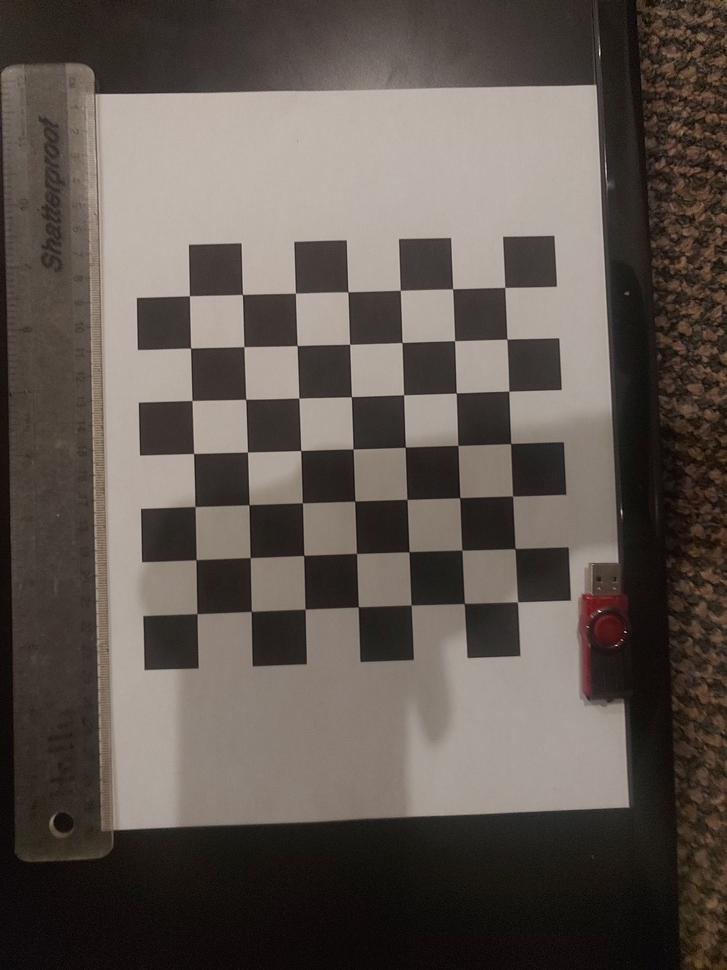
#> input picture images/0118232207.jpg, 727 x 970 px, shrunk from 2448 x 3264 before the run; its folder holds only this picture in this run
$ python camera_calibration.py
#> lines starting #> are read from the running program, lines starting #| are printed output that depends on the picture; after the words box and inside, x2 and y2 are one past the last pixel; in counts of white or black regions, pixels touching at a corner belong together; long printed decimals are rounded
import numpy as np
import cv2
import glob
#import yaml
#import pathlib

# termination criteria
criteria = (cv2.TERM_CRITERIA_EPS + cv2.TERM_CRITERIA_MAX_ITER, 30, 0.001)
# prepare object points, like (0,0,0), (1,0,0), (2,0,0) ....,(6,5,0)
objp = np.zeros((7*7,3), np.float32)
objp[:,:2] = np.mgrid[0:7,0:7].T.reshape(-1,2)
# Arrays to store object points and image points from all the images.
objpoints = [] # 3d point in real world space
imgpoints = [] # 2d points in image plane.

images = glob.glob(r'images/*.jpg')

# path = 'results'
# pathlib.Path(path).mkdir(parents=True, exist_ok=True)

found = 0
for fname in images:  # Here, 10 can be changed to whatever number you like to choose
    img = cv2.imread(fname) # Capture frame-by-frame
#> img is the input picture: shape (970, 727, 3); mean B, G, R 80.1, 86.7, 95.6
    #print(images[im_i])
    gray = cv2.cvtColor(img, cv2.COLOR_BGR2GRAY)
    # Find the chess board corners
    ret, corners = cv2.findChessboardCorners(gray, (7,7), None)
#> ret = True; corners = 49 rows, first 8: [504.8, 287.4], [506.8, 339.2], [508.8, 391.2], [510.6, 443.5], [512.5, 496], [514.8, 548.6], [517.5, 601.9], [452.5, 288.8]
    # If found, add object points, image points (after refining them)
    if ret == True:
        objpoints.append(objp)   # Certainly, every loop objp is the same, in 3D.
        corners2 = cv2.cornerSubPix(gray,corners,(11,11),(-1,-1),criteria)
#> corners2 = 49 rows, first 8: [504.7, 287.4], [506.8, 339.2], [508.8, 391.2], [510.7, 443.5], [512.6, 496], [515, 548.6], [517.6, 601.9], [452.6, 288.8]
        imgpoints.append(corners2)
        # Draw and display the corners
        img = cv2.drawChessboardCorners(img, (7,7), corners2, ret)
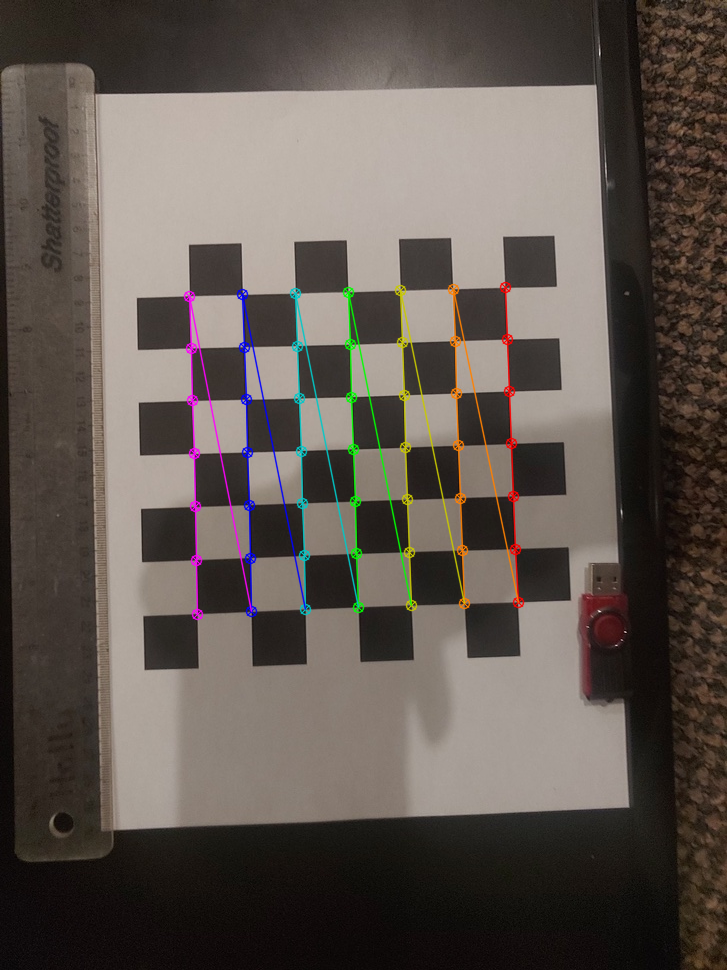
#> img: shape (970, 727, 3); 2.31% of pixels changed, all inside (x1, y1, x2, y2) = (183, 281, 525, 621)
        found += 1
        cv2.imshow('img', img)
        cv2.waitKey(500)
        # if you want to save images with detected corners
        # uncomment following 2 lines and lines 5, 18 and 19
        # image_name = path + '/calibresult' + str(found) + '.png'
        # cv2.imwrite(image_name, img)

print("Number of images used for calibration: ", found)

# When everything done, release the capture
# cap.release()
cv2.destroyAllWindows()

# calibration
ret, mtx, dist, rvecs, tvecs = cv2.calibrateCamera(objpoints, imgpoints, gray.shape[::-1], None, None)
#> ret = 0.116; mtx = [[259.6, 0, 363.5], [0, 259, 499.1], [0, 0, 1]]; dist = [[0.0583, -0.0658, 0.000796, 0.000202, 0.0255]]; rvecs = ([-0.0171, 0.00417, 1.54],); tvecs = ([2.7, -4.06, 5.05],)

# transform the matrix and distortion coefficients to writable lists
data = {'camera_matrix': np.asarray(mtx).tolist(),
        'dist_coeff': np.asarray(dist).tolist()}
#> data = {'camera_matrix': [[259.6, 0, 363.5], [0, 259, 499.1], [0, 0, 1]], 'dist_coeff': [[0.0583, -0.0658, 0.000796, 0.000202, 0.0255]]}

print(data)
#| {'camera_matrix': [[259.581, 0.0, 363.539], [0.0, 259.002, 499.100], [0.0, 0.0, 1.0]], 'dist_coeff': [[0.05831, -0.06581, 0.0007961, 0.0002024, 0.02551]]}

# and save it to a file
with open("calibration_matrix.yaml", "w") as f:
    #yaml.dump(data, f)
    pass

$ run again, on images/0118232207d.jpg
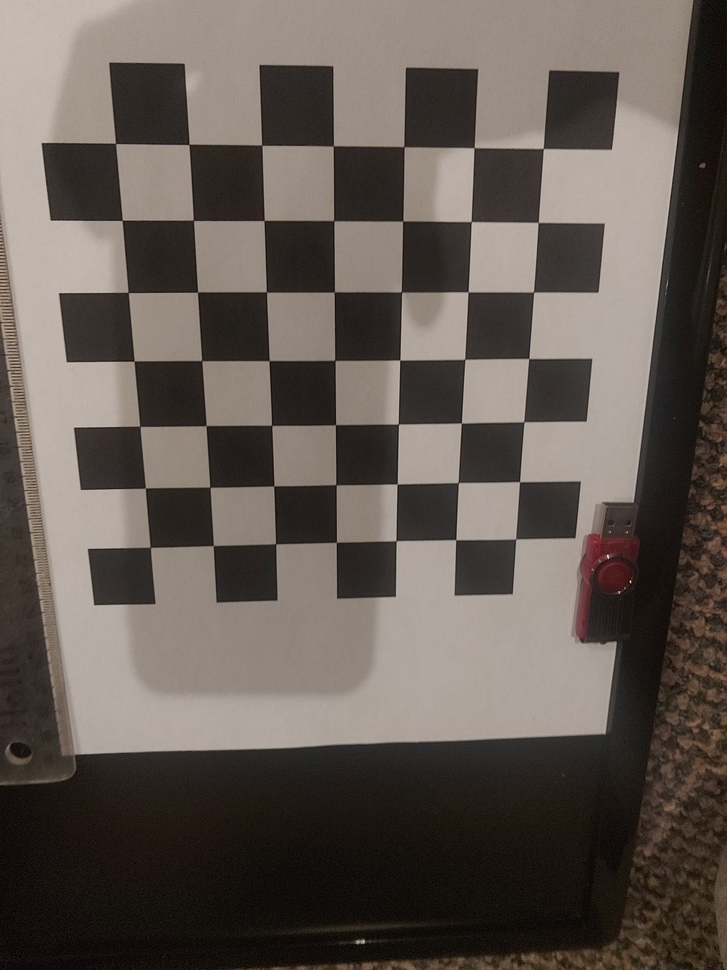
#> input picture images/0118232207d.jpg, 727 x 970 px, shrunk from 2448 x 3264 before the run
#> img is the input picture: shape (970, 727, 3); mean B, G, R 82.6, 89.1, 97.8
#> `ret, corners = cv2.findChessboardCorners(gray, (7,7), None)`: ret = True; corners = 49 rows, first 8: [115.6, 143.5], [189.1, 144.4], [261.7, 145.2], [333.3, 145.9], [404, 146.5], [474, 147.7], [543.2, 148.5], [122.1, 220.3]
#> corners2 = 49 rows, first 8: [115.5, 143.4], [189.1, 144.4], [261.7, 145.2], [333.3, 145.8], [404, 146.7], [473.9, 147.7], [543.3, 148.6], [122.2, 220.3]
#> `img = cv2.drawChessboardCorners(img, (7,7), corners2, ret)`:
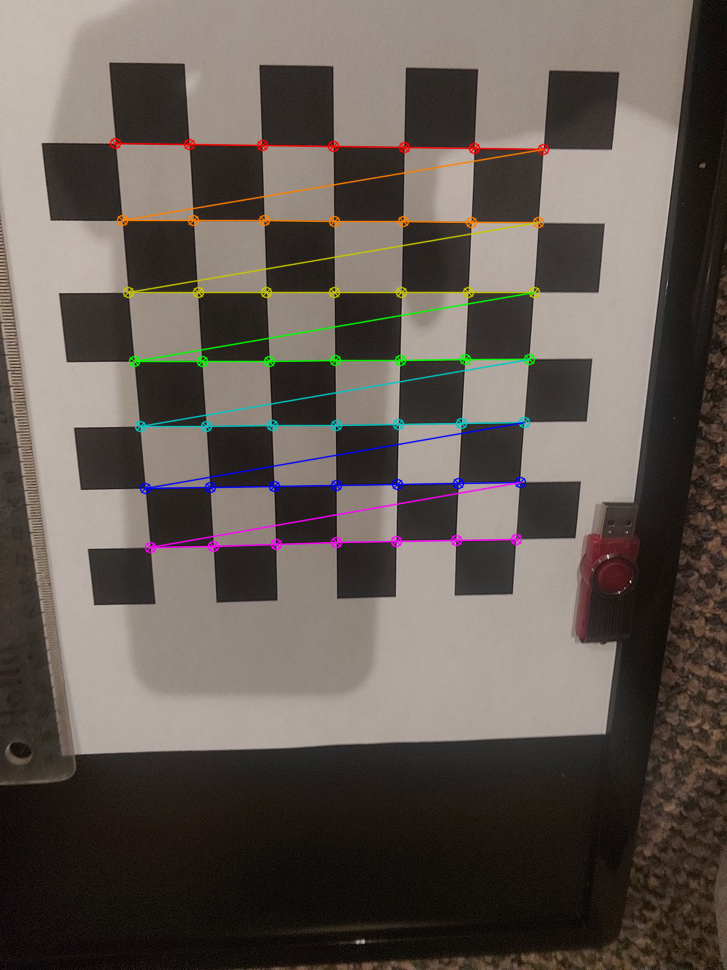
#> img: shape (970, 727, 3); 2.75% of pixels changed, all inside (x1, y1, x2, y2) = (109, 137, 550, 554)
#> `ret, mtx, dist, rvecs, tvecs = cv2.calibrateCamera(objpoints, imgpoint..`: ret = 0.216; mtx = [[733.6, 0, 354.8], [0, 730.1, 492.6], [0, 0, 1]]; dist = [[0.244, -1.37, 0.00287, -0.000634, 2.24]]; rvecs = ([0.306, -0.0641, -0.0084],); tvecs = ([-3.29, -4.84, 10.2],)
#> data = {'camera_matrix': [[733.6, 0, 354.8], [0, 730.1, 492.6], [0, 0, 1]], 'dist_coeff': [[0.244, -1.37, 0.00287, -0.000634, 2.24]]}
#| {'camera_matrix': [[733.573, 0.0, 354.755], [0.0, 730.066, 492.574], [0.0, 0.0, 1.0]], 'dist_coeff': [[0.2444, -1.366, 0.002872, -0.0006342, 2.245]]}

$ run again, on images/0118232207e.jpg
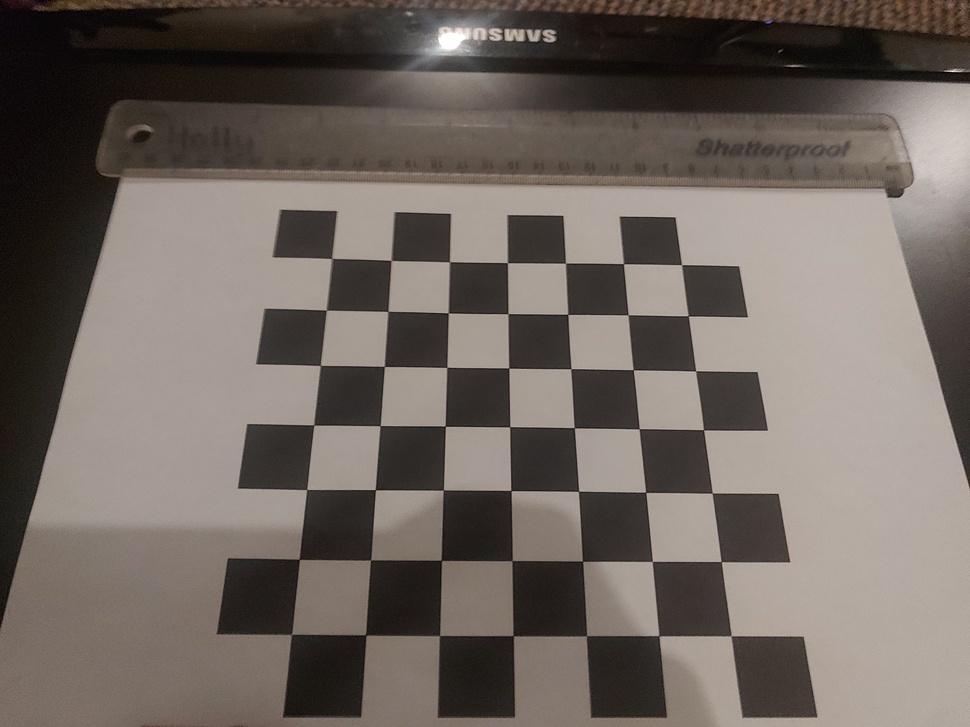
#> input picture images/0118232207e.jpg, 970 x 727 px, shrunk from 3264 x 2448 before the run
#> img is the input picture: shape (727, 970, 3); mean B, G, R 95.4, 101.7, 110.8
#> `ret, corners = cv2.findChessboardCorners(gray, (7,7), None)`: ret = True; corners = 49 rows, first 8: [331.8, 258.6], [390.8, 260.3], [449.4, 261.9], [507.4, 262.6], [565.4, 263.2], [623.5, 263.7], [681.5, 264.7], [326.3, 310.1]
#> corners2 = 49 rows, first 8: [331.7, 258.5], [391.2, 260.4], [449.5, 261.8], [507.4, 262.6], [565.5, 263.1], [623.5, 263.7], [681.5, 264.6], [326.3, 310.1]
#> `img = cv2.drawChessboardCorners(img, (7,7), corners2, ret)`:
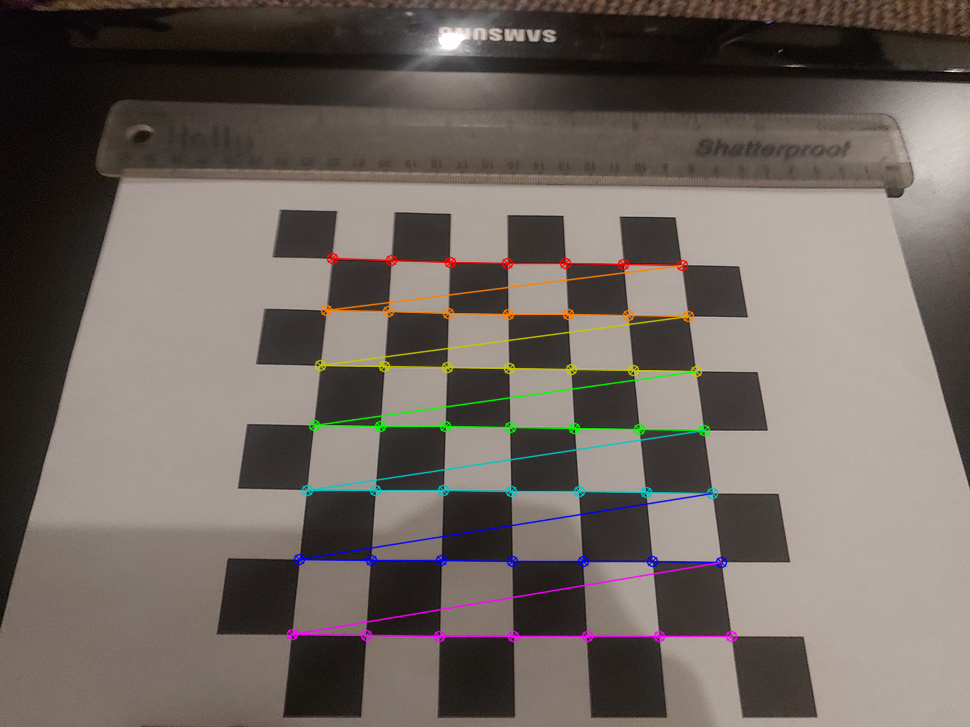
#> img: shape (727, 970, 3); 2.72% of pixels changed, all inside (x1, y1, x2, y2) = (286, 252, 738, 643)
#> `ret, mtx, dist, rvecs, tvecs = cv2.calibrateCamera(objpoints, imgpoint..`: ret = 0.193; mtx = [[647.2, 0, 482.2], [0, 638.1, 363.7], [0, 0, 1]]; dist = [[0.262, -1.45, -0.0017, 0.000668, 2.34]]; rvecs = ([-0.4, -0.0293, 0.00843],); tvecs = ([-2.56, -1.81, 11.16],)
#> data = {'camera_matrix': [[647.2, 0, 482.2], [0, 638.1, 363.7], [0, 0, 1]], 'dist_coeff': [[0.262, -1.45, -0.0017, 0.000668, 2.34]]}
#| {'camera_matrix': [[647.183, 0.0, 482.183], [0.0, 638.085, 363.671], [0.0, 0.0, 1.0]], 'dist_coeff': [[0.2618, -1.453, -0.001699, 0.0006677, 2.340]]}

$ run again, on images/0118232208.jpg
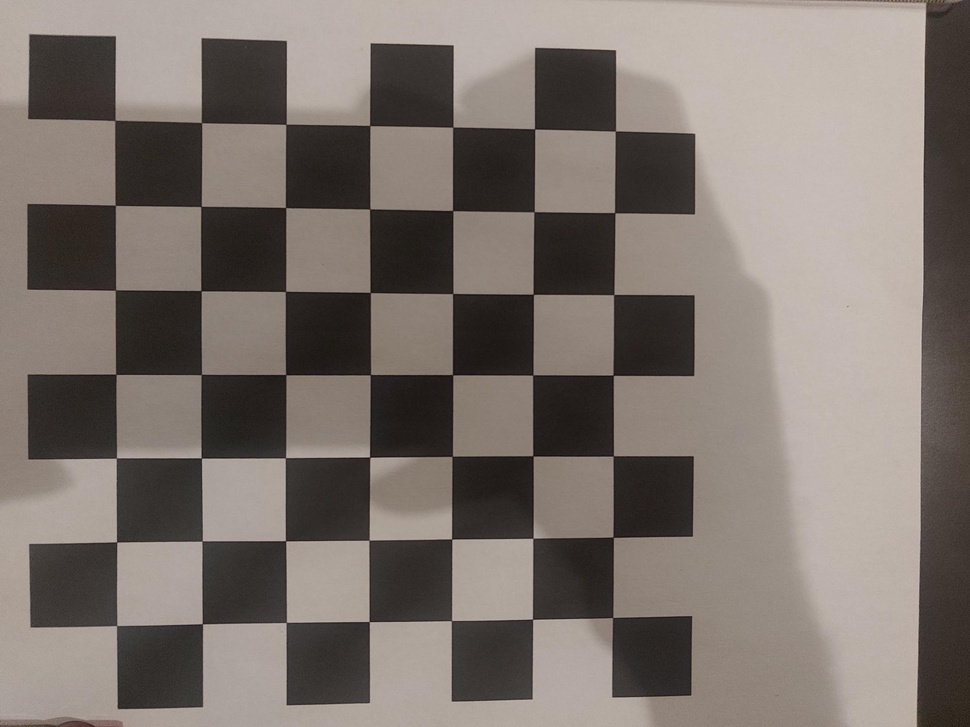
#> input picture images/0118232208.jpg, 970 x 727 px, shrunk from 3264 x 2448 before the run
#> img is the input picture: shape (727, 970, 3); mean B, G, R 109.4, 115.7, 124.9
#> `ret, corners = cv2.findChessboardCorners(gray, (7,7), None)`: ret = True; corners = 49 rows, first 8: [115.1, 120.4], [201.5, 122.6], [285.8, 124.2], [369.9, 125.7], [453.1, 127], [534.6, 129], [615.1, 131.2], [115, 205.1]
#> corners2 = 49 rows, first 8: [114.9, 120.4], [201.5, 122.6], [286, 124.3], [369.7, 125.5], [452.8, 127.1], [534.6, 128.9], [615.4, 131], [115.3, 205.3]
#> `img = cv2.drawChessboardCorners(img, (7,7), corners2, ret)`:
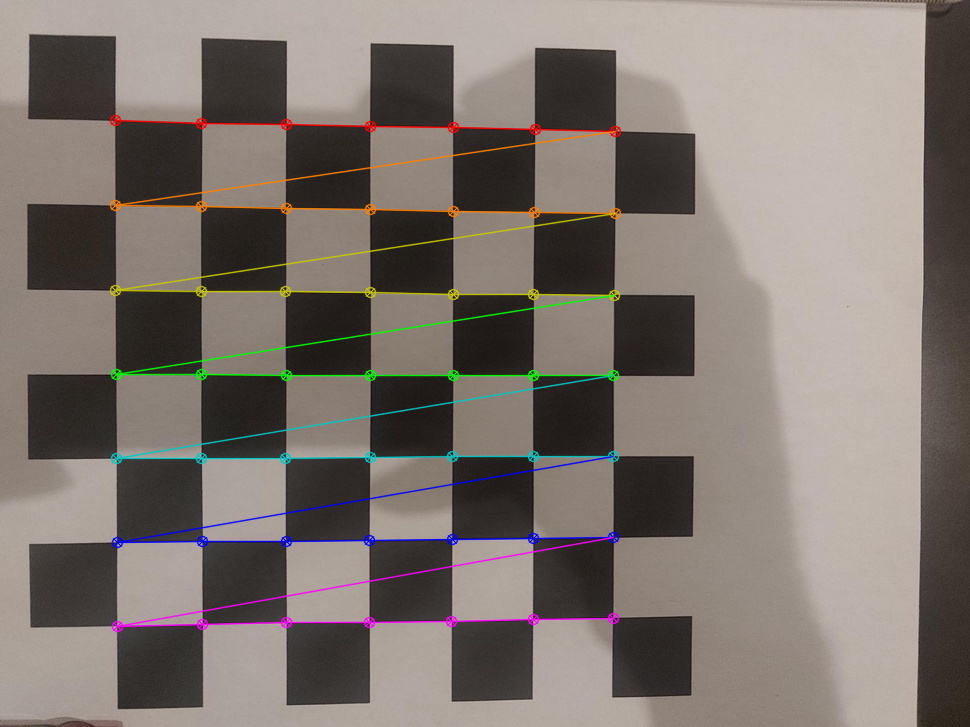
#> img: shape (727, 970, 3); 3.32% of pixels changed, all inside (x1, y1, x2, y2) = (109, 114, 622, 633)
#> `ret, mtx, dist, rvecs, tvecs = cv2.calibrateCamera(objpoints, imgpoint..`: ret = 0.336; mtx = [[253.6, 0, 487.5], [0, 254.7, 361.5], [0, 0, 1]]; dist = [[0.0193, -0.013, -0.000267, -0.000199, 0.00239]]; rvecs = ([0.00432, -0.02, 0.00323],); tvecs = ([-4.42, -2.85, 3.03],)
#> data = {'camera_matrix': [[253.6, 0, 487.5], [0, 254.7, 361.5], [0, 0, 1]], 'dist_coeff': [[0.0193, -0.013, -0.000267, -0.000199, 0.00239]]}
#| {'camera_matrix': [[253.603, 0.0, 487.531], [0.0, 254.729, 361.514], [0.0, 0.0, 1.0]], 'dist_coeff': [[0.01926, -0.01295, -0.0002671, -0.0001991, 0.002394]]}

$ run again, on images/0118232207a.jpg
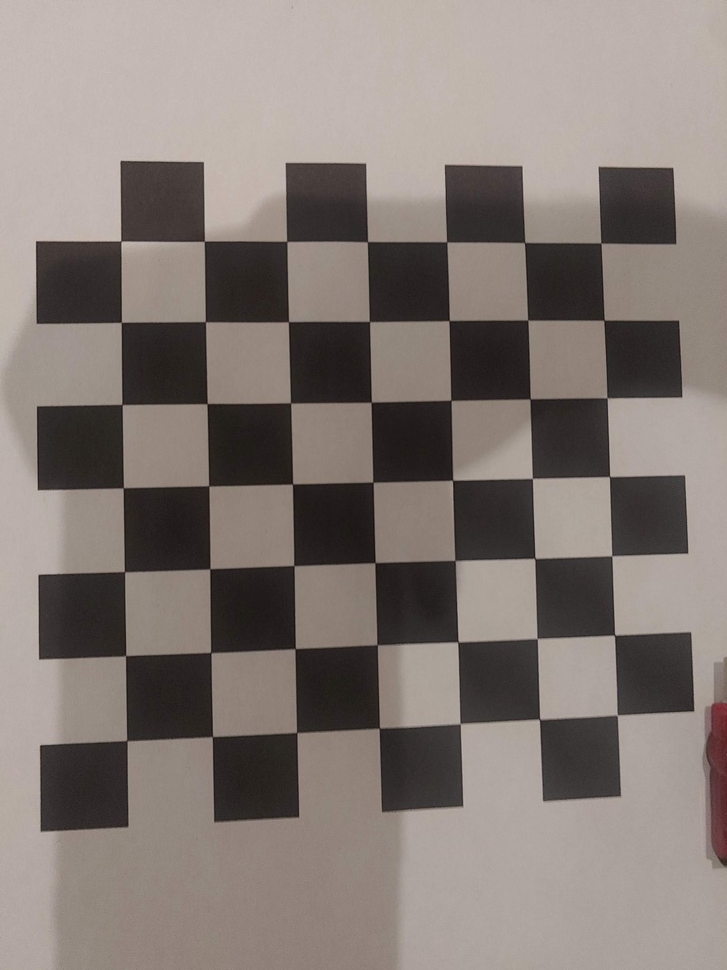
#> input picture images/0118232207a.jpg, 727 x 970 px, shrunk from 2448 x 3264 before the run
#> img is the input picture: shape (970, 727, 3); mean B, G, R 116.8, 121.8, 131.6
#> `ret, corners = cv2.findChessboardCorners(gray, (7,7), None)`: ret = True; corners = 49 rows, first 8: [121, 241.1], [204.2, 241], [286.5, 241.1], [367.5, 241.7], [446.8, 242.2], [524, 243], [600.7, 242.9], [121, 322.3]
#> corners2 = 49 rows, first 8: [120.7, 241], [204.4, 241.2], [286.7, 241.4], [367.4, 241.7], [446.6, 241.9], [524.6, 242.5], [600.9, 243.1], [121.3, 322.3]
#> `img = cv2.drawChessboardCorners(img, (7,7), corners2, ret)`:
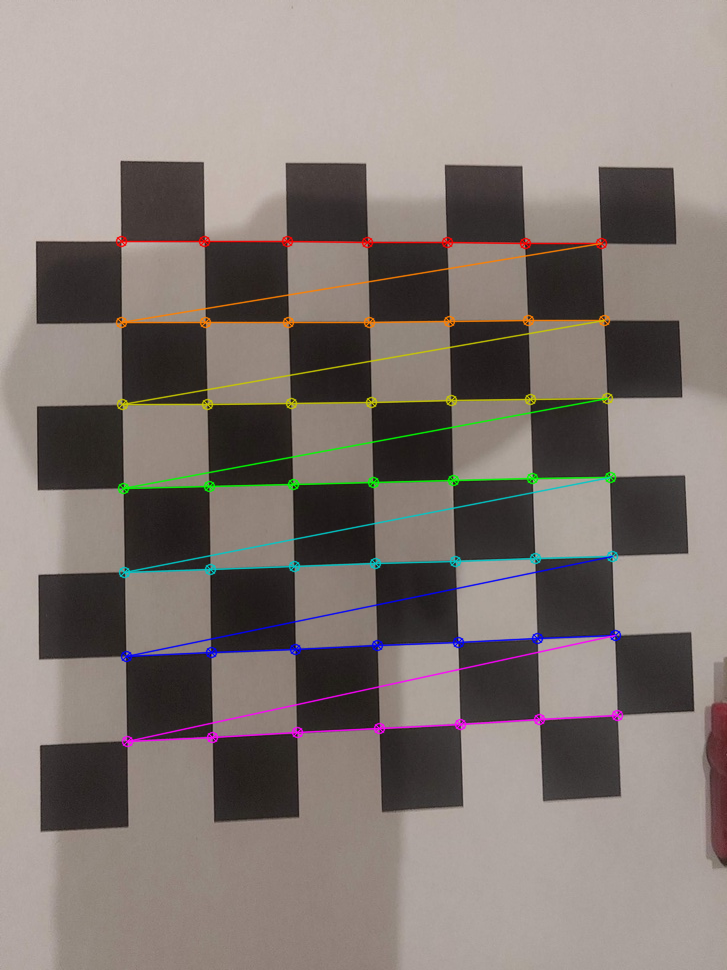
#> img: shape (970, 727, 3); 3.25% of pixels changed, all inside (x1, y1, x2, y2) = (115, 235, 624, 748)
#> `ret, mtx, dist, rvecs, tvecs = cv2.calibrateCamera(objpoints, imgpoint..`: ret = 0.227; mtx = [[155.6, 0, 356.7], [0, 155.4, 480.7], [0, 0, 1]]; dist = [[0.016, -0.00561, 6.85e-05, -0.000222, 0.000576]]; rvecs = ([-0.00721, -0.0177, -0.0231],); tvecs = ([-2.86, -2.91, 1.91],)
#> data = {'camera_matrix': [[155.6, 0, 356.7], [0, 155.4, 480.7], [0, 0, 1]], 'dist_coeff': [[0.016, -0.00561, 6.85e-05, -0.000222, 0.000576]]}
#| {'camera_matrix': [[155.601, 0.0, 356.673], [0.0, 155.436, 480.693], [0.0, 0.0, 1.0]], 'dist_coeff': [[0.01602, -0.005606, 6.846704309306027e-05, -0.0002216, 0.000576]]}
